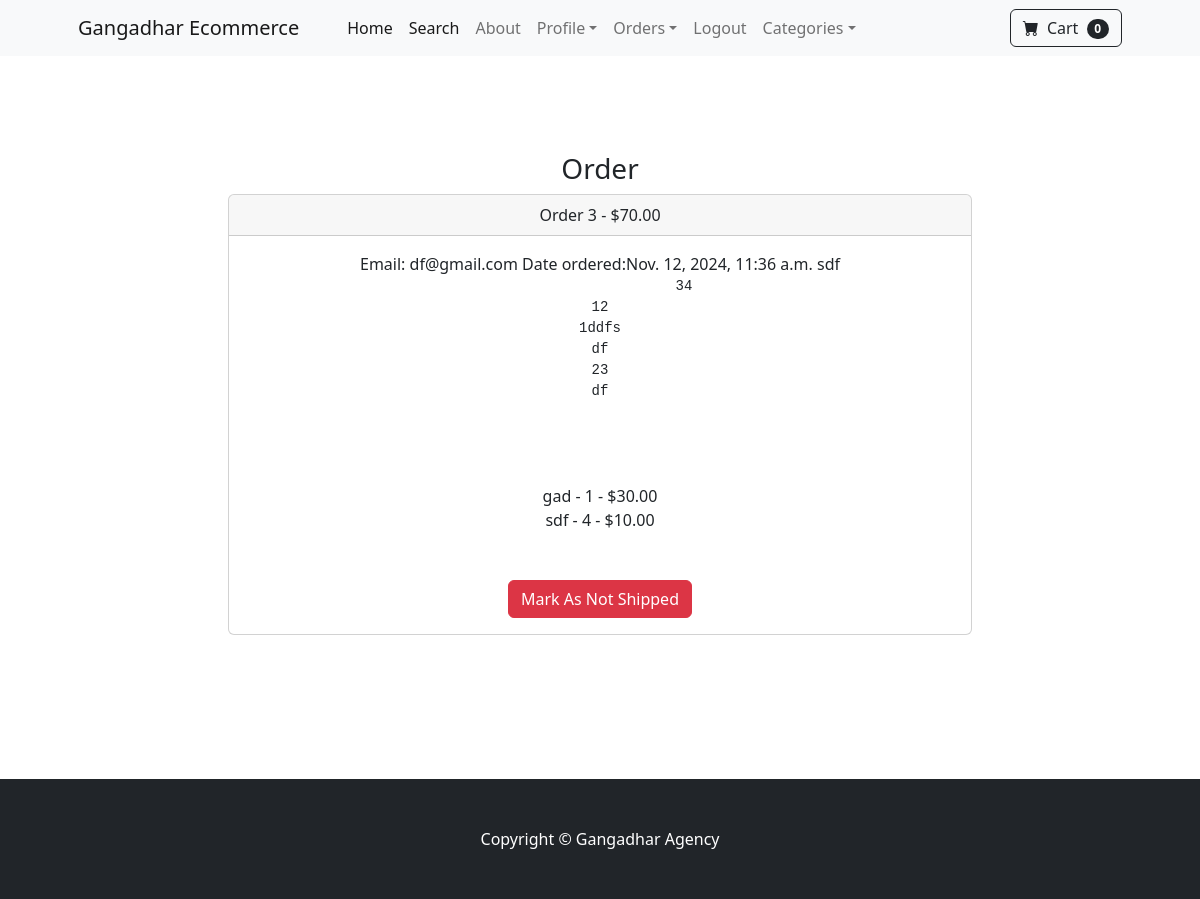
Page /payment/orders/3 (signed in) on the committed database.
### payment/models.py (models this page shows, shortened)
class Order(models.Model):
    user=models.ForeignKey(User,on_delete=models.CASCADE,null=True,blank=True)
    full_name=models.CharField(max_length=250)
    email=models.CharField(max_length=250)
    shipping_address=models.CharField(max_length=15000)
    amount_paid=models.DecimalField(max_digits=7,decimal_places=2)
    date_ordered=models.DateTimeField(auto_now_add=True)
    shipped=models.BooleanField(default=False)
    date_shipped=models.DateTimeField(blank=True,null=True)

class OrderItem(models.Model):
    order=models.ForeignKey(Order,on_delete=models.CASCADE,null=True)
    product=models.ForeignKey(Product,on_delete=models.CASCADE,null=True)
    user=models.ForeignKey(User,on_delete=models.CASCADE,null=True,blank=True)
    quantity=models.PositiveBigIntegerField(default=1)
    price=models.DecimalField(max_digits=7,decimal_places=2)

### store/models.py (models this page shows)
class Product(models.Model):
    name=models.CharField(max_length=100)
    price=models.DecimalField(default=0,decimal_places=2,max_digits=6)
    category=models.ForeignKey(Category,on_delete=models.CASCADE,default=1)
    description=models.CharField(max_length=250,default='',blank=True,null=True)
    image=models.ImageField(upload_to='uploads/product/')
    is_sale=models.BooleanField(default=False)
    sale_price=models.DecimalField(default=0,decimal_places=2,max_digits=6)
    def __str__(self):
        return self.name

### payment/views.py (the view, shortened to what this page needs)
# urls.py: path('orders/<int:pk>',views.orders,name='orders'),
def orders(request,pk):
    if request.user.is_authenticated and request.user.is_superuser:
        order=Order.objects.get(id=pk)
        items=OrderItem.objects.filter(order=pk)
        return render(request,'payment/orders.html',{"order":order,"items":items})
    else:
        messages.success(request,"Access Denied")
        return redirect('home')

### cart/cart.py (called while the page is built)
    def __len__(self):
        return len(self.cart)

### cart/context_processors.py (called while the page is built)
def cart(request):
    return {'cart':Cart(request)}

### payment/templates/payment/orders.html (shortened to what this page needs)
{% extends 'base.html' %}
{% block content %}
<div class="container">
   <div class="row">
       <center>
        <div class="col-8">
            <br/><br/>
            <br/><br/>
            <h3>Order</h3>
            <div class="card">
                <div class="card-header">
                  Order {{order.id}} - ${{order.amount_paid}}
                </div>
                <div class="card-body">
                  Email: {{order.email}}
                  {% if order.date_shipped %}<br/>
                  Date Shipped:{{order.date_shipped}}<br/>
                  {% else %}
                  Date ordered:{{order.date_ordered}}
                {% endif %}
                  {{order.full_name}}<br/>
                  <pre>
                    {{order.shipping_address}}
                  </pre>
                  <br/>
                  {% for item in items %}
                     {{item.product}} - {{item.quantity}} - ${{item.price}}<br/>
                  {% endfor %}
                  <br/><br/>
                  {% if not order.shipped %}
                  <form method="POST">
                   {% csrf_token %}
                   <input type="hidden" name="shipping_status" value="true">
                   <button type="Submit" class="btn btn-success">Mark As Shipped</button>
                </form>
                  {% else %}
                  <form method="POST">
                    <button type="Submit" class="btn btn-danger">Mark As Not Shipped</button>
                 </form>
                  {% endif %}
                </div>
              </div>
          <br/><br/>
          <br/><br/>
          <br/><br/>
        </div>
       </center>
   </div>
</div>
{% endblock %}

### rows in the picture
Order: id "3", amount_paid "70.00", email "df@gmail.com", date_ordered "Nov. 12, 2024, 11:36 a.m.", full_name "sdf", shipping_address "34 12 1ddfs df 23 df"
OrderItem: product "gad", quantity "1", price "30.00"
OrderItem: product "sdf", quantity "4", price "10.00"

### other values in the picture
{{ cart|length }} "0"
